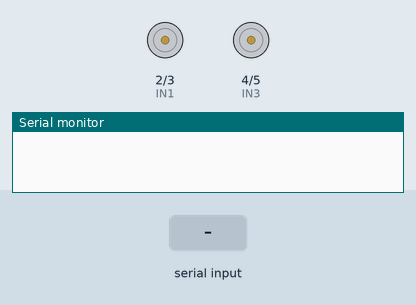
The sketch below on a simulated Arduino Uno, built with avr-gcc and run on an emulated ATmega328P. Shown: motor-driver pin pairs drawn as motors (green arrow = first pin HIGH = forward, orange = second pin HIGH = backward, longer = more drive), the last lines printed to the serial monitor. The test bench sets the inputs (shaded band).

Above: at 1.2 s.
1.3 s: "F" received over the second serial link
At 2.0 s:
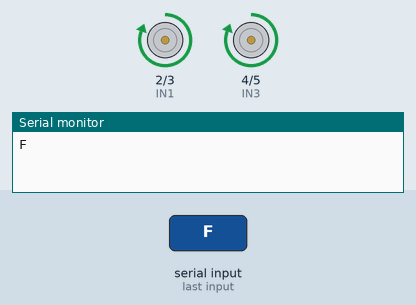
2.8 s: "B" received over the second serial link
At 3.2 s:
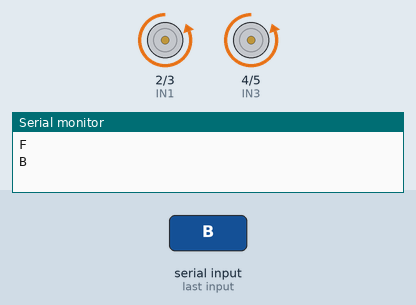
4.3 s: "L" received over the second serial link
At 5.5 s:
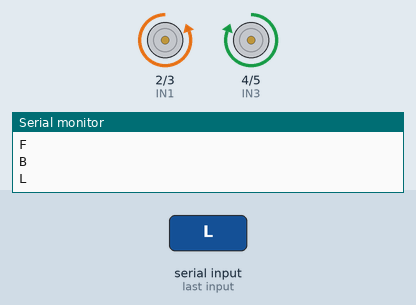
5.8 s: "R" received over the second serial link
At 6.6 s:
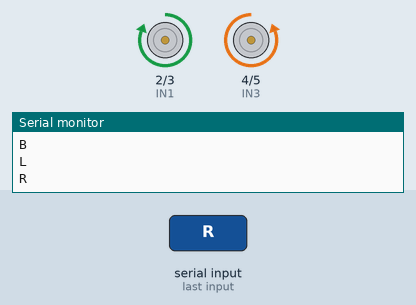
Timing chart, 0 to 8.3 s (numbered marks = the images above; inputs shaded):
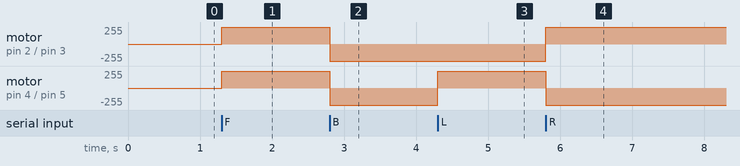

Measured:
- after the input at 1.3 s, motor on pin 2 (IN1) / pin 3 (IN2), motor on pin 4 (IN3) / pin 5 (IN4): stopped → forward 255/255 at once
- after the input at 2.8 s, motor on pin 2 (IN1) / pin 3 (IN2), motor on pin 4 (IN3) / pin 5 (IN4): forward 255/255 → backward 255/255 at once
- after the input at 4.3 s, motor on pin 4 (IN3) / pin 5 (IN4): backward 255/255 → forward 255/255 at once
- after the input at 5.8 s, motor on pin 2 (IN1) / pin 3 (IN2): backward 255/255 → forward 255/255 at once; motor on pin 4 (IN3) / pin 5 (IN4): forward 255/255 → backward 255/255 at once

The sketch:

controleBT.ino
```cpp
#include <SoftwareSerial.h>

// Define os pinos para o Bluetooth
#define BT_RX 6  // Pino que vai no TX do HC-05
#define BT_TX 7  // Pino que vai no RX do HC-05 (use divisor de tensão aqui)

SoftwareSerial bluetooth(BT_RX, BT_TX);  // RX, TX

// Pinos da ponte H
const int IN1 = 2;
const int IN2 = 3;
const int IN3 = 4;
const int IN4 = 5;

char comando = 'S';

void setup() {
  pinMode(IN1, OUTPUT);
  pinMode(IN2, OUTPUT);
  pinMode(IN3, OUTPUT);
  pinMode(IN4, OUTPUT);

  bluetooth.begin(9600);  // Comunicação com o HC-05
  Serial.begin(9600);     // Opcional: para depuração no monitor serial
}

void loop() {
  if (bluetooth.available()) {
    comando = bluetooth.read();
    comando = toupper(comando);  // Garante letras maiúsculas
    Serial.println(comando);     // Só para teste/debug
  }

  switch (comando) {
    case 'F':
      frente();
      break;
    case 'B':
      tras();
      break;
    case 'L':
      esquerda();
      break;
    case 'R':
      direita();
      break;
    case 'S':
    default:
      parar();
      break;
  }
}

void frente() {
  digitalWrite(IN1, HIGH);
  digitalWrite(IN2, LOW);
  digitalWrite(IN3, HIGH);
  digitalWrite(IN4, LOW);
}

void tras() {
  digitalWrite(IN1, LOW);
  digitalWrite(IN2, HIGH);
  digitalWrite(IN3, LOW);
  digitalWrite(IN4, HIGH);
}

void esquerda() {
  digitalWrite(IN1, LOW);
  digitalWrite(IN2, HIGH);
  digitalWrite(IN3, HIGH);
  digitalWrite(IN4, LOW);
}

void direita() {
  digitalWrite(IN1, HIGH);
  digitalWrite(IN2, LOW);
  digitalWrite(IN3, LOW);
  digitalWrite(IN4, HIGH);
}

void parar() {
  digitalWrite(IN1, LOW);
  digitalWrite(IN2, LOW);
  digitalWrite(IN3, LOW);
  digitalWrite(IN4, LOW);
}
```
